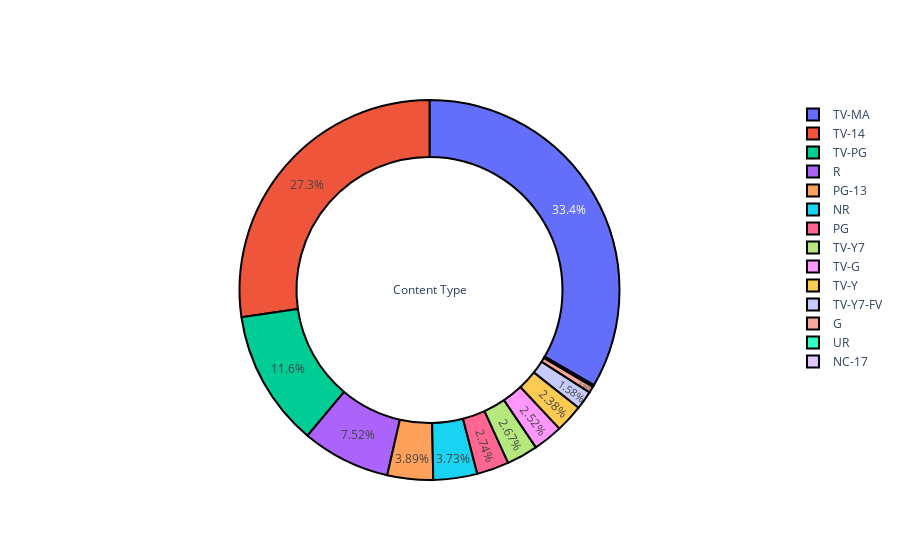

The notebook cell saved with this chart:
### Markdown cell above
## Rating berdasarkan konten

### Code cell
temp_df = df2['rating'].value_counts().reset_index()

def pie_plot(cnt_srs, title):
    labels=cnt_srs.index
    values=cnt_srs.values
    trace = go.Pie(labels=labels, 
                   values=values, 
                   title=title, 
                   hoverinfo='percent+value', 
                   textinfo='percent',
                   textposition='inside',
                   hole=0.7,
                   showlegend=True,
                   marker=dict(colors=plt.cm.viridis_r(np.linspace(0, 1, 14)),
                               line=dict(color='#000000',
                                         width=2),
                              )
                  )
    return trace

py.iplot([pie_plot(df2['rating'].value_counts(), 'Content Type')])

### Figure 1 — Plotly figure (JSON) as saved in the notebook; plotly's stock layout.template omitted (floating-point values rounded to 4 significant figures)
{"data": [{"hole": 0.7, "hoverinfo": "percent+value", "labels": ["TV-MA", "TV-14", "TV-PG", "R", "PG-13", "NR", "PG", "TV-Y7", "TV-G", "TV-Y", "TV-Y7-FV", "G", "UR", "NC-17"], "marker": {"colors": [[0.9932, 0.9062, 0.1439, 1], [0.8042, 0.882, 0.115, 1], [0.5958, 0.8487, 0.2433, 1], [0.404, 0.8003, 0.3626, 1], [0.2529, 0.7422, 0.4483, 1], [0.1466, 0.6731, 0.5089, 1], [0.1201, 0.6001, 0.5425, 1], [0.1405, 0.5301, 0.5557, 1], [0.1696, 0.4563, 0.558, 1], [0.2031, 0.3797, 0.5539, 1], [0.2393, 0.3009, 0.5408, 1], [0.2718, 0.2093, 0.5044, 1], [0.2831, 0.1106, 0.4316, 1], [0.267, 0.004874, 0.3294, 1]], "line": {"color": "#000000", "width": 2}}, "showlegend": true, "textinfo": "percent", "textposition": "inside", "title": {"text": "Content Type"}, "type": "pie", "values": [1947, 1593, 678, 439, 227, 218, 160, 156, 147, 139, 92, 32, 7, 2]}], "layout": {}}
